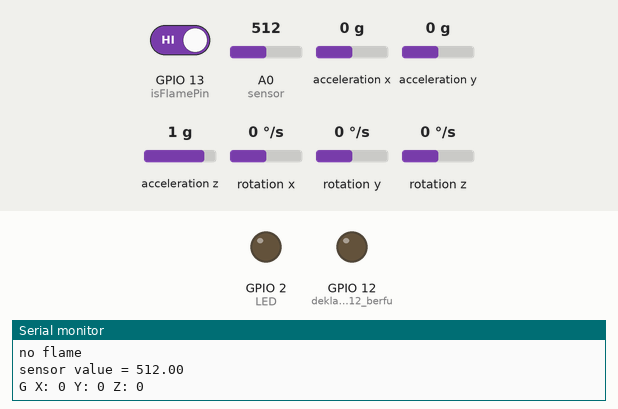
Simulated run of this sketch. Board: ESP8266 (NodeMCU). On the bench: output pins drawn as LEDs (lit = HIGH), the last lines printed to the serial monitor. Inputs (shaded band) come from the test bench; at power-on: GPIO 13 (isFlamePin) HIGH, A0 (sensor) = 512, acceleration x 0 g, acceleration y 0 g, acceleration z 1 g, rotation x 0 °/s, rotation y 0 °/s, rotation z 0 °/s. WiFi joins after 1.5 s; servers stay silent unless stated.

Above: at 1.2 s.
1.3 s: GPIO 13 (isFlamePin) driven LOW
At 3.4 s:
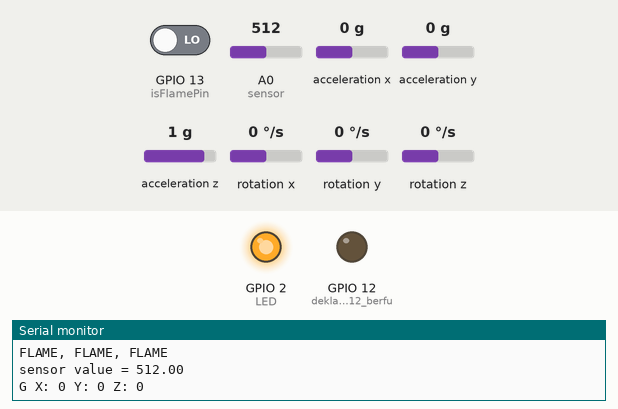
3.8 s: A0 (sensor) set to 692
5.5 s: A0 (sensor) set to 709
At 7.5 s:
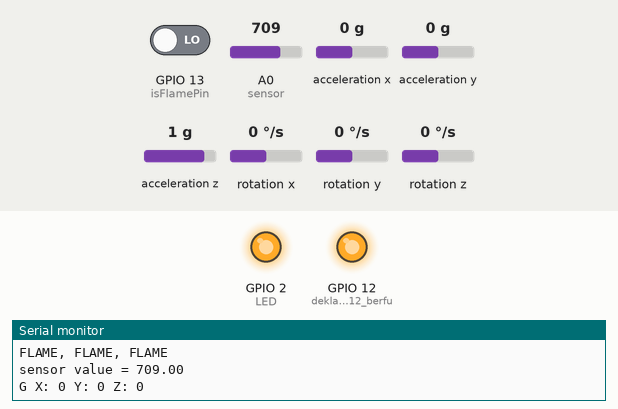
7.8 s: GPIO 13 (isFlamePin) driven HIGH
At 9.3 s:
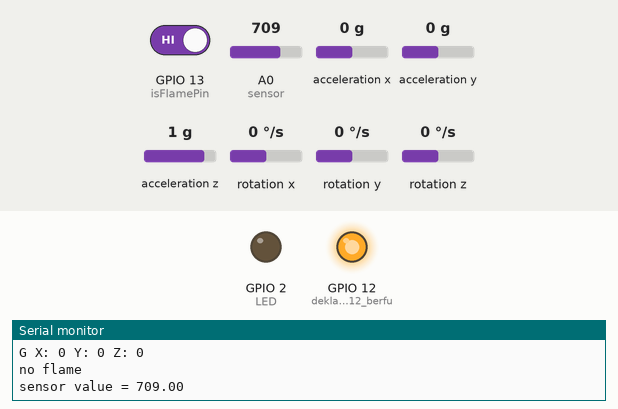
14.8 s: A0 (sensor) set to 690
At 17.6 s:
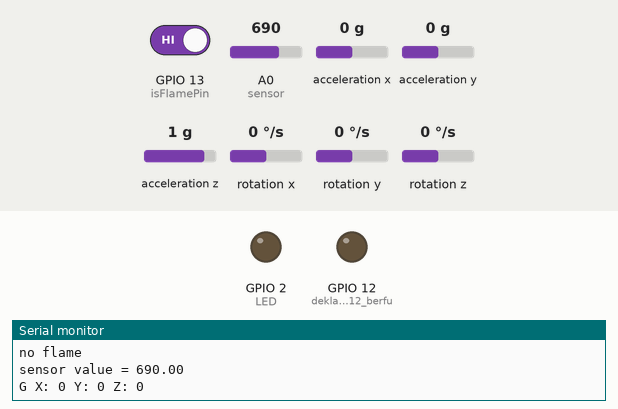
Timing chart, 0 to 18.9 s (numbered marks = the images above; inputs shaded):
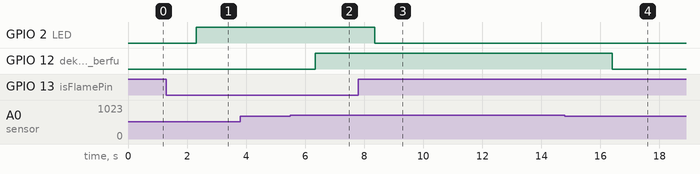

Measured:
- the behaviour switches between 700 and 701 on A0 (sensor) (found by bisection; images 1 and 2)
- after the input at 1.3 s, GPIO 2 (LED): LOW → HIGH after 1.0 s
- after the input at 5.5 s, GPIO 12 (deklarasi_pin_no_12_berfu): LOW → HIGH after 0.85 s
- after the input at 7.8 s, GPIO 2 (LED): HIGH → LOW after 0.55 s
- after the input at 14.8 s, GPIO 12 (deklarasi_pin_no_12_berfu): HIGH → LOW after 1.6 s

The sketch:

TugasBesarIOT.ino
```cpp
#include <ESP8266WiFi.h>
#include <BlynkSimpleEsp8266.h>
#include <Wire.h>
#include <L3G.h>
#define BLYNK_PRINT Serial
L3G gyro;

 /////DIPERSIAPKAN OLEH KEVIN ANTARIKSA DAN DINO ALESANDRO/////
  // lowest and highest sensor readings:
  const int sensorMin = 0;     // sensor minimum
  const int sensorMax = 1024;  // sensor maximum
  int LED = 2; //Opsional, untuk menampilkan feedback
  int isFlamePin = 13;  // input untuk flame pada pin D7
  int isFlame = HIGH;  // HIGH MEANS NO FLAME

  //WIFI SETUP AND API
  char auth[] = "54d641c6a62c468a9b0fdca57d2f7489"; //untuk API
  char ssid[] = "luwak kofi"; //nama Wifi
  char pass[] = "qwer1234"; //password Wifi

  void setup() {
    //digunakan untuk setup sensor-sensor
    Serial.begin(9600);

    Wire.begin();

    if (!gyro.init())
    {
      Serial.println("Failed to autodetect gyro type!");
      while (1);
    }

    gyro.enableDefault();
    pinMode(12,OUTPUT);//deklarasi pin no 12 berfungsi sebagai outputpinMode(12,OUTPUT);//deklarasi pin no 12 berfungsi sebagai output
    pinMode(LED, OUTPUT);
    pinMode(isFlamePin, INPUT);
    Serial.begin(9600);

    //digunakan untuk inisialisasi Wifi dan blynk
    WiFi.begin(ssid, pass);
    Blynk.config(auth);
    if (WiFi.status() == WL_CONNECTED) {
      Blynk.connect(5);
    }
   }


  void loop() {
    //berjalan berulang-ulang, memanggil prosedur yang menerima input dari sensor
    flame();
    gas();
    gempa();
    Blynk.run();
  }

  void flame()
  {
    //deteksi pada sensor api
    isFlame = digitalRead(isFlamePin);
    if (isFlame== LOW)
    {
      Serial.println("FLAME, FLAME, FLAME");
    Blynk.notify("[SmartHome] - FIRE!! Check Your Room!!");
      digitalWrite(LED, HIGH);
    }
    else
    {
      Serial.println("no flame");
      digitalWrite(LED, LOW);
    }
    delay(10);
  }

  void gas()
  {
    //deteksi pada sensor gas
    int sensorReading = analogRead(A0);
    float sensorValue; //membuat tampungan data tipe float bernama sensorValue

   sensorValue = analogRead(A0); //meng-inputkan pembacaan fungsi analogRead pada pin A0 ke sensorValue
    Serial.print("sensor value = "); //menampilkan data "sensor value = " pada serial monitor
   Serial.println(sensorValue); //menampilkan data sensorValue pada serial monitor
   if(sensorValue>700) //apabila nilai sensorValue lebih dari 850
   {
    digitalWrite(12,HIGH);
    Blynk.notify("[SmartHome] - GAS LEAKAGE!! Check Your Kitchen!!");
   } //pin no 12 di buat HIGH atau di beri tegangan 5V
   if(sensorValue<700) //apabila nilai sensorValue kurang dari 849
   {
    digitalWrite(12,LOW);
    //Blynk.notify("[SmartHome] - FIRE!! Check Your Room!!");
   } //pin no 12 di buat LOW atau di beri tegangan 0V
   delay(1000); //di beri jeda 1 detik
  }

  void gempa()
  {
    //menampilkan bacaan dari sensor gempa
   gyro.read();

  Serial.print("G ");
  Serial.print("X: ");
  Serial.print((int)gyro.g.x);
  Serial.print(" Y: ");
  Serial.print((int)gyro.g.y);
  Serial.print(" Z: ");
  Serial.println((int)gyro.g.z);
    if((int)gyro.g.x < -300 ||(int)gyro.g.x > 300 )
  {
    Serial.print("Gempa");
     Blynk.notify("[SmartHome] - EARTHQUAKE!! Evacuate!!");
  }
  else if((int)gyro.g.y < -300 ||(int)gyro.g.y > 300)
  {
    Serial.print("Gempa");
     Blynk.notify("[SmartHome] - EARTHQUAKE!! Evacuate!!");
  }

  delay(1000);
  }
```
